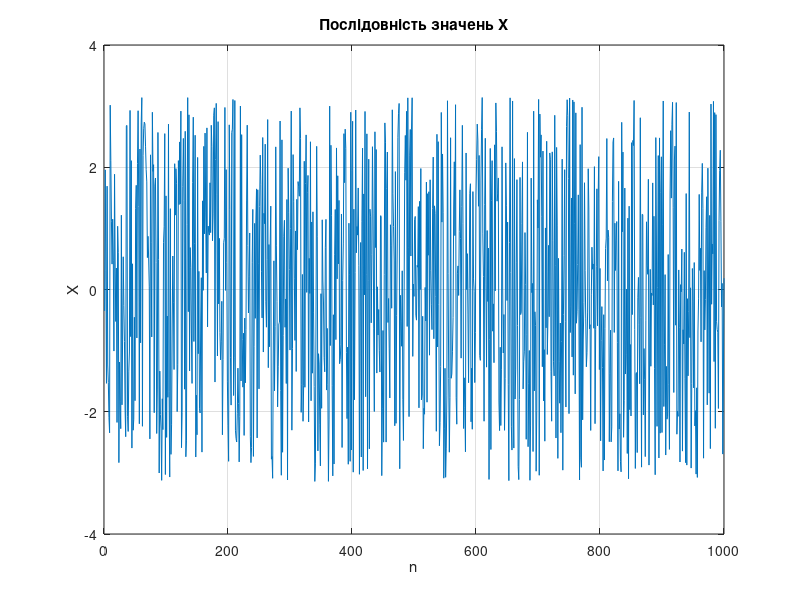
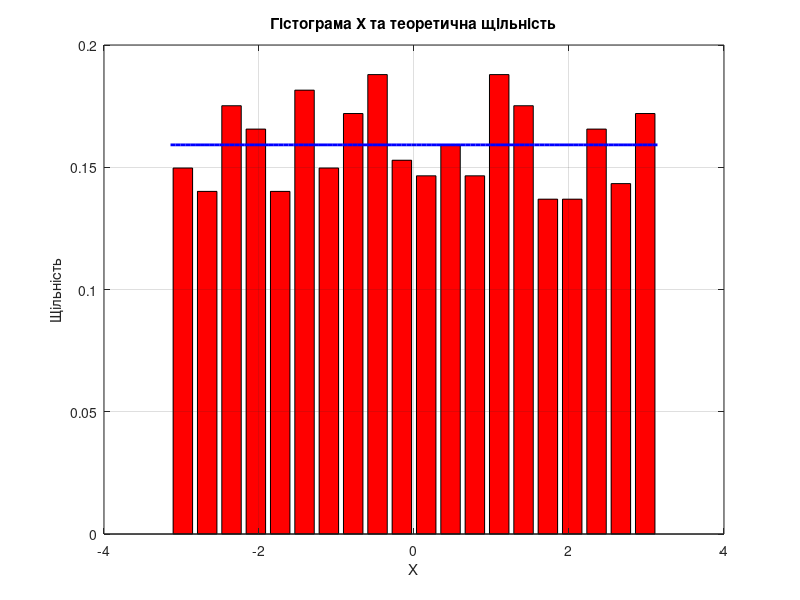
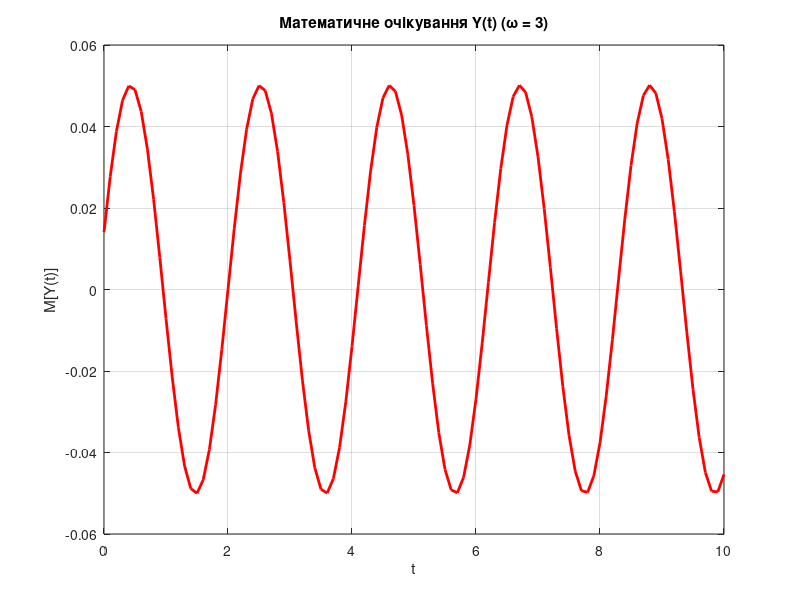
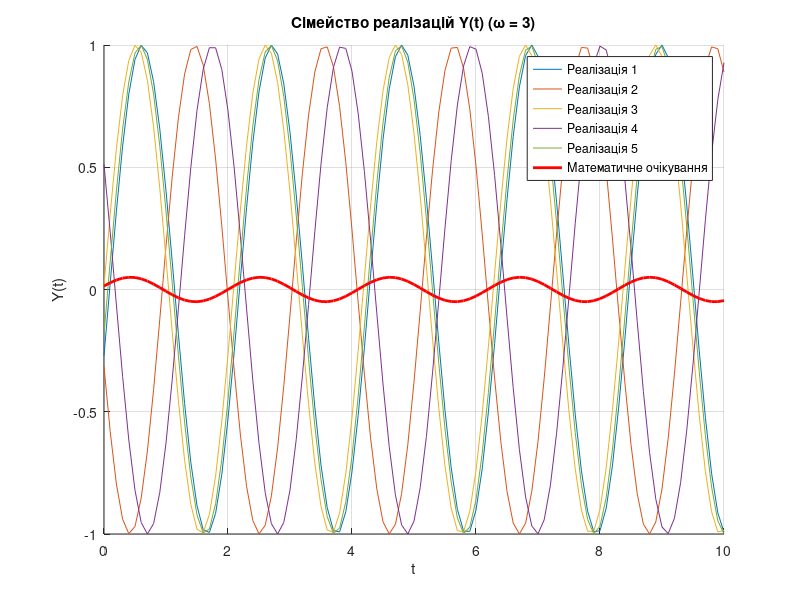

Source code (MATLAB) for these figures, in order:
clear;
N = 1000;
c = -pi; d = pi;
X = c + (d - c) * rand(1, N);

figure(1)
plot(X)
title('Послідовність значень X')
xlabel('n')
ylabel('X')
grid on

figure(2)
[a, b] = hist(X, 20);
dx = (max(X) - min(X)) / 20;
p1 = a / (N * dx);
bar(b, p1, 'r')
hold on

f = ones(1, 100) * 1/(d - c);
x = linspace(c, d, 100);
plot(x, f, 'b', 'LineWidth', 2)
title('Гістограма X та теоретична щільність')
xlabel('X')
ylabel('Щільність')
grid on

mX = mean(X);
dX = var(X);
sigmaX = std(X);
disp(['Математичне очікування: ', num2str(mX)])
disp(['Дисперсія: ', num2str(dX)])
disp(['Середнє квадратичне відхилення: ', num2str(sigmaX)])

N = 100;
omega = 3;
T = 0:0.1:10;
Y = zeros(N, length(T));
for i = 1:N
    X_i = c + (d - c) * rand;
    Y(i, :) = cos(omega * T + X_i);
end

M = mean(Y);

figure(3)
plot(T, M, 'r', 'LineWidth', 2)
title(['Математичне очікування Y(t) (\omega = ', num2str(omega), ')'])
xlabel('t')
ylabel('M[Y(t)]')
grid on

figure(4)
hold on
for i = 1:5
    plot(T, Y(i, :), 'DisplayName', ['Реалізація ', num2str(i)])
end
plot(T, M, 'r', 'LineWidth', 2, 'DisplayName', 'Математичне очікування')
title(['Сімейство реалізацій Y(t) (\omega = ', num2str(omega), ')'])
xlabel('t')
ylabel('Y(t)')
legend show
grid on

N_t = length(T);
R = zeros(1, 20);
for tau = 1:20
    for k = 1:(N_t - tau)
        R(tau) = R(tau) + mean(Y(:, k) .* Y(:, k + tau - 1));
    end
    R(tau) = R(tau) / (N_t - tau);
end

figure(5)
plot(0:19, R)
title(['Кореляційна функція R(\tau) (\omega = ', num2str(omega), ')'])
xlabel('\tau')
ylabel('R(\tau)')
grid on
